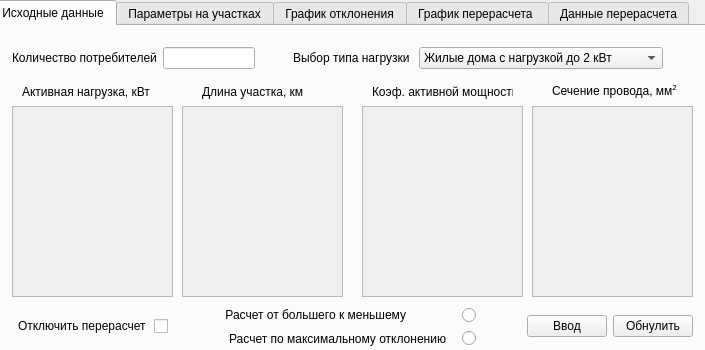
<?xml version="1.0" encoding="UTF-8"?>
<ui version="4.0">
 <class>MainWindow</class>
 <widget class="QMainWindow" name="MainWindow">
  <property name="geometry">
   <rect>
    <x>0</x>
    <y>0</y>
    <width>705</width>
    <height>350</height>
   </rect>
  </property>
  <property name="sizePolicy">
   <sizepolicy hsizetype="Fixed" vsizetype="Fixed">
    <horstretch>0</horstretch>
    <verstretch>0</verstretch>
   </sizepolicy>
  </property>
  <property name="minimumSize">
   <size>
    <width>705</width>
    <height>350</height>
   </size>
  </property>
  <property name="maximumSize">
   <size>
    <width>705</width>
    <height>350</height>
   </size>
  </property>
  <property name="windowTitle">
   <string>Расчет отклонения напряжения</string>
  </property>
  <widget class="QWidget" name="centralwidget">
   <widget class="QTabWidget" name="tabWidget">
    <property name="geometry">
     <rect>
      <x>-10</x>
      <y>0</y>
      <width>721</width>
      <height>401</height>
     </rect>
    </property>
    <property name="sizePolicy">
     <sizepolicy hsizetype="Maximum" vsizetype="Maximum">
      <horstretch>0</horstretch>
      <verstretch>0</verstretch>
     </sizepolicy>
    </property>
    <property name="currentIndex">
     <number>0</number>
    </property>
    <widget class="QWidget" name="tab">
     <attribute name="title">
      <string>Исходные данные</string>
     </attribute>
     <widget class="QScrollArea" name="scrollArea">
      <property name="geometry">
       <rect>
        <x>20</x>
        <y>80</y>
        <width>161</width>
        <height>191</height>
       </rect>
      </property>
      <property name="widgetResizable">
       <bool>true</bool>
      </property>
      <widget class="QWidget" name="scrollAreaWidgetContents">
       <property name="geometry">
        <rect>
         <x>0</x>
         <y>0</y>
         <width>159</width>
         <height>189</height>
        </rect>
       </property>
       <widget class="QWidget" name="verticalLayoutWidget">
        <property name="geometry">
         <rect>
          <x>0</x>
          <y>0</y>
          <width>161</width>
          <height>191</height>
         </rect>
        </property>
        <layout class="QVBoxLayout" name="verticalLayout"/>
       </widget>
      </widget>
     </widget>
     <widget class="QScrollArea" name="scrollArea_2">
      <property name="geometry">
       <rect>
        <x>190</x>
        <y>80</y>
        <width>161</width>
        <height>191</height>
       </rect>
      </property>
      <property name="widgetResizable">
       <bool>true</bool>
      </property>
      <widget class="QWidget" name="scrollAreaWidgetContents_2">
       <property name="geometry">
        <rect>
         <x>0</x>
         <y>0</y>
         <width>159</width>
         <height>189</height>
        </rect>
       </property>
       <widget class="QWidget" name="verticalLayoutWidget_2">
        <property name="geometry">
         <rect>
          <x>0</x>
          <y>0</y>
          <width>161</width>
          <height>191</height>
         </rect>
        </property>
        <layout class="QVBoxLayout" name="verticalLayout_2"/>
       </widget>
      </widget>
     </widget>
     <widget class="QScrollArea" name="scrollArea_3">
      <property name="geometry">
       <rect>
        <x>370</x>
        <y>80</y>
        <width>161</width>
        <height>191</height>
       </rect>
      </property>
      <property name="widgetResizable">
       <bool>true</bool>
      </property>
      <widget class="QWidget" name="scrollAreaWidgetContents_3">
       <property name="geometry">
        <rect>
         <x>0</x>
         <y>0</y>
         <width>159</width>
         <height>189</height>
        </rect>
       </property>
       <widget class="QWidget" name="verticalLayoutWidget_3">
        <property name="geometry">
         <rect>
          <x>0</x>
          <y>0</y>
          <width>161</width>
          <height>191</height>
         </rect>
        </property>
        <layout class="QVBoxLayout" name="verticalLayout_3"/>
       </widget>
      </widget>
     </widget>
     <widget class="QScrollArea" name="scrollArea_4">
      <property name="geometry">
       <rect>
        <x>540</x>
        <y>80</y>
        <width>161</width>
        <height>191</height>
       </rect>
      </property>
      <property name="widgetResizable">
       <bool>true</bool>
      </property>
      <widget class="QWidget" name="scrollAreaWidgetContents_4">
       <property name="geometry">
        <rect>
         <x>0</x>
         <y>0</y>
         <width>159</width>
         <height>189</height>
        </rect>
       </property>
       <widget class="QWidget" name="verticalLayoutWidget_4">
        <property name="geometry">
         <rect>
          <x>0</x>
          <y>0</y>
          <width>609</width>
          <height>191</height>
         </rect>
        </property>
        <layout class="QVBoxLayout" name="verticalLayout_4"/>
       </widget>
      </widget>
     </widget>
     <widget class="QLabel" name="label_2">
      <property name="geometry">
       <rect>
        <x>30</x>
        <y>55</y>
        <width>141</width>
        <height>21</height>
       </rect>
      </property>
      <property name="text">
       <string>Активная нагрузка, кВт</string>
      </property>
     </widget>
     <widget class="QLabel" name="label_3">
      <property name="geometry">
       <rect>
        <x>210</x>
        <y>55</y>
        <width>101</width>
        <height>21</height>
       </rect>
      </property>
      <property name="text">
       <string>Длина участка, км</string>
      </property>
     </widget>
     <widget class="QLabel" name="label_4">
      <property name="geometry">
       <rect>
        <x>380</x>
        <y>50</y>
        <width>141</width>
        <height>31</height>
       </rect>
      </property>
      <property name="text">
       <string>Коэф. активной мощности</string>
      </property>
     </widget>
     <widget class="QLabel" name="label_5">
      <property name="geometry">
       <rect>
        <x>560</x>
        <y>50</y>
        <width>131</width>
        <height>31</height>
       </rect>
      </property>
      <property name="text">
       <string>&lt;html&gt;&lt;head/&gt;&lt;body&gt;&lt;p&gt;Сечение провода, мм&lt;span style=&quot; vertical-align:super;&quot;&gt;2&lt;/span&gt;&lt;/p&gt;&lt;/body&gt;&lt;/html&gt;</string>
      </property>
     </widget>
     <widget class="QWidget" name="layoutWidget">
      <property name="geometry">
       <rect>
        <x>20</x>
        <y>20</y>
        <width>651</width>
        <height>24</height>
       </rect>
      </property>
      <layout class="QHBoxLayout" name="horizontalLayout">
       <item>
        <widget class="QLabel" name="label">
         <property name="text">
          <string>Количество потребителей</string>
         </property>
        </widget>
       </item>
       <item>
        <widget class="QLineEdit" name="lineEdit">
         <property name="maximumSize">
          <size>
           <width>100</width>
           <height>16777215</height>
          </size>
         </property>
        </widget>
       </item>
       <item>
        <spacer name="horizontalSpacer_2">
         <property name="orientation">
          <enum>Qt::Horizontal</enum>
         </property>
         <property name="sizeHint" stdset="0">
          <size>
           <width>40</width>
           <height>20</height>
          </size>
         </property>
        </spacer>
       </item>
       <item>
        <widget class="QLabel" name="label_6">
         <property name="sizePolicy">
          <sizepolicy hsizetype="Fixed" vsizetype="Preferred">
           <horstretch>0</horstretch>
           <verstretch>0</verstretch>
          </sizepolicy>
         </property>
         <property name="minimumSize">
          <size>
           <width>120</width>
           <height>0</height>
          </size>
         </property>
         <property name="text">
          <string>Выбор типа нагрузки</string>
         </property>
        </widget>
       </item>
       <item>
        <widget class="QComboBox" name="comboBox">
         <property name="sizePolicy">
          <sizepolicy hsizetype="Expanding" vsizetype="Fixed">
           <horstretch>0</horstretch>
           <verstretch>0</verstretch>
          </sizepolicy>
         </property>
         <item>
          <property name="text">
           <string>Жилые дома с нагрузкой до 2 кВт</string>
          </property>
         </item>
         <item>
          <property name="text">
           <string>Жилые дома с нагрузкой свыше 2 кВт</string>
          </property>
         </item>
         <item>
          <property name="text">
           <string>Жилые дома с электроплитами</string>
          </property>
         </item>
         <item>
          <property name="text">
           <string>Производственные потребители</string>
          </property>
         </item>
        </widget>
       </item>
      </layout>
     </widget>
     <widget class="QWidget" name="layoutWidget">
      <property name="geometry">
       <rect>
        <x>20</x>
        <y>280</y>
        <width>681</width>
        <height>41</height>
       </rect>
      </property>
      <layout class="QHBoxLayout" name="horizontalLayout_2">
       <property name="sizeConstraint">
        <enum>QLayout::SetDefaultConstraint</enum>
       </property>
       <item>
        <widget class="QCheckBox" name="checkBox">
         <property name="layoutDirection">
          <enum>Qt::RightToLeft</enum>
         </property>
         <property name="text">
          <string>Отключить перерасчет </string>
         </property>
        </widget>
       </item>
       <item>
        <spacer name="horizontalSpacer">
         <property name="orientation">
          <enum>Qt::Horizontal</enum>
         </property>
         <property name="sizeType">
          <enum>QSizePolicy::Expanding</enum>
         </property>
         <property name="sizeHint" stdset="0">
          <size>
           <width>20</width>
           <height>20</height>
          </size>
         </property>
        </spacer>
       </item>
       <item>
        <layout class="QVBoxLayout" name="verticalLayout_16">
         <item>
          <widget class="QRadioButton" name="radioButton">
           <property name="layoutDirection">
            <enum>Qt::RightToLeft</enum>
           </property>
           <property name="text">
            <string>Расчет от большего к меньшему               </string>
           </property>
          </widget>
         </item>
         <item>
          <widget class="QRadioButton" name="radioButton_2">
           <property name="layoutDirection">
            <enum>Qt::RightToLeft</enum>
           </property>
           <property name="text">
            <string>Расчет по максимальному отклонению   </string>
           </property>
          </widget>
         </item>
        </layout>
       </item>
       <item>
        <spacer name="horizontalSpacer_3">
         <property name="orientation">
          <enum>Qt::Horizontal</enum>
         </property>
         <property name="sizeHint" stdset="0">
          <size>
           <width>40</width>
           <height>20</height>
          </size>
         </property>
        </spacer>
       </item>
       <item>
        <widget class="QPushButton" name="pushButton_2">
         <property name="text">
          <string>Ввод</string>
         </property>
        </widget>
       </item>
       <item>
        <widget class="QPushButton" name="pushButton">
         <property name="text">
          <string>Обнулить</string>
         </property>
        </widget>
       </item>
      </layout>
     </widget>
    </widget>
    <widget class="QWidget" name="tab_2">
     <attribute name="title">
      <string>Параметры на участках</string>
     </attribute>
     <widget class="QScrollArea" name="scrollArea_5">
      <property name="geometry">
       <rect>
        <x>20</x>
        <y>30</y>
        <width>121</width>
        <height>281</height>
       </rect>
      </property>
      <property name="widgetResizable">
       <bool>true</bool>
      </property>
      <widget class="QWidget" name="scrollAreaWidgetContents_5">
       <property name="geometry">
        <rect>
         <x>0</x>
         <y>0</y>
         <width>119</width>
         <height>279</height>
        </rect>
       </property>
       <widget class="QWidget" name="verticalLayoutWidget_5">
        <property name="geometry">
         <rect>
          <x>0</x>
          <y>0</y>
          <width>121</width>
          <height>281</height>
         </rect>
        </property>
        <layout class="QVBoxLayout" name="verticalLayout_5"/>
       </widget>
      </widget>
     </widget>
     <widget class="QScrollArea" name="scrollArea_6">
      <property name="geometry">
       <rect>
        <x>150</x>
        <y>30</y>
        <width>121</width>
        <height>281</height>
       </rect>
      </property>
      <property name="widgetResizable">
       <bool>true</bool>
      </property>
      <widget class="QWidget" name="scrollAreaWidgetContents_6">
       <property name="geometry">
        <rect>
         <x>0</x>
         <y>0</y>
         <width>119</width>
         <height>279</height>
        </rect>
       </property>
       <widget class="QWidget" name="verticalLayoutWidget_6">
        <property name="geometry">
         <rect>
          <x>0</x>
          <y>0</y>
          <width>121</width>
          <height>281</height>
         </rect>
        </property>
        <layout class="QVBoxLayout" name="verticalLayout_6"/>
       </widget>
      </widget>
     </widget>
     <widget class="QLabel" name="label_7">
      <property name="geometry">
       <rect>
        <x>60</x>
        <y>10</y>
        <width>41</width>
        <height>16</height>
       </rect>
      </property>
      <property name="text">
       <string>P, кВт</string>
      </property>
     </widget>
     <widget class="QLabel" name="label_8">
      <property name="geometry">
       <rect>
        <x>190</x>
        <y>10</y>
        <width>41</width>
        <height>16</height>
       </rect>
      </property>
      <property name="text">
       <string>S, кВА</string>
      </property>
     </widget>
     <widget class="QScrollArea" name="scrollArea_7">
      <property name="geometry">
       <rect>
        <x>280</x>
        <y>30</y>
        <width>121</width>
        <height>281</height>
       </rect>
      </property>
      <property name="widgetResizable">
       <bool>true</bool>
      </property>
      <widget class="QWidget" name="scrollAreaWidgetContents_7">
       <property name="geometry">
        <rect>
         <x>0</x>
         <y>0</y>
         <width>119</width>
         <height>279</height>
        </rect>
       </property>
       <widget class="QWidget" name="verticalLayoutWidget_7">
        <property name="geometry">
         <rect>
          <x>0</x>
          <y>0</y>
          <width>121</width>
          <height>281</height>
         </rect>
        </property>
        <layout class="QVBoxLayout" name="verticalLayout_7"/>
       </widget>
      </widget>
     </widget>
     <widget class="QScrollArea" name="scrollArea_8">
      <property name="geometry">
       <rect>
        <x>430</x>
        <y>30</y>
        <width>141</width>
        <height>281</height>
       </rect>
      </property>
      <property name="widgetResizable">
       <bool>true</bool>
      </property>
      <widget class="QWidget" name="scrollAreaWidgetContents_8">
       <property name="geometry">
        <rect>
         <x>0</x>
         <y>0</y>
         <width>139</width>
         <height>279</height>
        </rect>
       </property>
       <widget class="QWidget" name="verticalLayoutWidget_8">
        <property name="geometry">
         <rect>
          <x>0</x>
          <y>0</y>
          <width>141</width>
          <height>281</height>
         </rect>
        </property>
        <layout class="QVBoxLayout" name="verticalLayout_8"/>
       </widget>
      </widget>
     </widget>
     <widget class="QLabel" name="label_9">
      <property name="geometry">
       <rect>
        <x>280</x>
        <y>10</y>
        <width>131</width>
        <height>16</height>
       </rect>
      </property>
      <property name="text">
       <string>Cos средневзвешенный</string>
      </property>
     </widget>
     <widget class="QLabel" name="label_10">
      <property name="geometry">
       <rect>
        <x>430</x>
        <y>10</y>
        <width>141</width>
        <height>16</height>
       </rect>
      </property>
      <property name="text">
       <string>Потеря напряжения, В(%)</string>
      </property>
     </widget>
     <widget class="QScrollArea" name="scrollArea_13">
      <property name="geometry">
       <rect>
        <x>580</x>
        <y>30</y>
        <width>120</width>
        <height>281</height>
       </rect>
      </property>
      <property name="widgetResizable">
       <bool>true</bool>
      </property>
      <widget class="QWidget" name="scrollAreaWidgetContents_13">
       <property name="geometry">
        <rect>
         <x>0</x>
         <y>0</y>
         <width>118</width>
         <height>279</height>
        </rect>
       </property>
       <widget class="QWidget" name="verticalLayoutWidget_13">
        <property name="geometry">
         <rect>
          <x>0</x>
          <y>0</y>
          <width>121</width>
          <height>281</height>
         </rect>
        </property>
        <layout class="QVBoxLayout" name="verticalLayout_13"/>
       </widget>
      </widget>
     </widget>
     <widget class="QLabel" name="label_15">
      <property name="geometry">
       <rect>
        <x>580</x>
        <y>10</y>
        <width>121</width>
        <height>16</height>
       </rect>
      </property>
      <property name="text">
       <string>Потеря суммарная, %</string>
      </property>
     </widget>
    </widget>
    <widget class="QWidget" name="tab_3">
     <attribute name="title">
      <string>График отклонения</string>
     </attribute>
     <widget class="QCustomPlot" name="widget" native="true">
      <property name="geometry">
       <rect>
        <x>10</x>
        <y>10</y>
        <width>701</width>
        <height>301</height>
       </rect>
      </property>
     </widget>
    </widget>
    <widget class="QWidget" name="tab_4">
     <attribute name="title">
      <string>График перерасчета </string>
     </attribute>
     <widget class="QCustomPlot" name="widget_2" native="true">
      <property name="geometry">
       <rect>
        <x>9</x>
        <y>9</y>
        <width>701</width>
        <height>301</height>
       </rect>
      </property>
     </widget>
    </widget>
    <widget class="QWidget" name="tab_5">
     <attribute name="title">
      <string>Данные перерасчета</string>
     </attribute>
     <widget class="QScrollArea" name="scrollArea_9">
      <property name="geometry">
       <rect>
        <x>30</x>
        <y>40</y>
        <width>151</width>
        <height>271</height>
       </rect>
      </property>
      <property name="widgetResizable">
       <bool>true</bool>
      </property>
      <widget class="QWidget" name="scrollAreaWidgetContents_9">
       <property name="geometry">
        <rect>
         <x>0</x>
         <y>0</y>
         <width>149</width>
         <height>269</height>
        </rect>
       </property>
       <widget class="QWidget" name="verticalLayoutWidget_9">
        <property name="geometry">
         <rect>
          <x>0</x>
          <y>0</y>
          <width>151</width>
          <height>271</height>
         </rect>
        </property>
        <layout class="QVBoxLayout" name="verticalLayout_9"/>
       </widget>
      </widget>
     </widget>
     <widget class="QScrollArea" name="scrollArea_10">
      <property name="geometry">
       <rect>
        <x>200</x>
        <y>40</y>
        <width>151</width>
        <height>271</height>
       </rect>
      </property>
      <property name="widgetResizable">
       <bool>true</bool>
      </property>
      <widget class="QWidget" name="scrollAreaWidgetContents_10">
       <property name="geometry">
        <rect>
         <x>0</x>
         <y>0</y>
         <width>149</width>
         <height>269</height>
        </rect>
       </property>
       <widget class="QWidget" name="verticalLayoutWidget_10">
        <property name="geometry">
         <rect>
          <x>0</x>
          <y>0</y>
          <width>151</width>
          <height>271</height>
         </rect>
        </property>
        <layout class="QVBoxLayout" name="verticalLayout_10"/>
       </widget>
      </widget>
     </widget>
     <widget class="QScrollArea" name="scrollArea_11">
      <property name="geometry">
       <rect>
        <x>370</x>
        <y>40</y>
        <width>151</width>
        <height>271</height>
       </rect>
      </property>
      <property name="widgetResizable">
       <bool>true</bool>
      </property>
      <widget class="QWidget" name="scrollAreaWidgetContents_11">
       <property name="geometry">
        <rect>
         <x>0</x>
         <y>0</y>
         <width>149</width>
         <height>269</height>
        </rect>
       </property>
       <widget class="QWidget" name="verticalLayoutWidget_11">
        <property name="geometry">
         <rect>
          <x>0</x>
          <y>0</y>
          <width>151</width>
          <height>271</height>
         </rect>
        </property>
        <layout class="QVBoxLayout" name="verticalLayout_11"/>
       </widget>
      </widget>
     </widget>
     <widget class="QLabel" name="label_11">
      <property name="geometry">
       <rect>
        <x>40</x>
        <y>10</y>
        <width>141</width>
        <height>21</height>
       </rect>
      </property>
      <property name="text">
       <string>&lt;html&gt;&lt;head/&gt;&lt;body&gt;&lt;p&gt;Сечение провода, мм&lt;span style=&quot; vertical-align:super;&quot;&gt;2&lt;/span&gt;&lt;/p&gt;&lt;/body&gt;&lt;/html&gt;</string>
      </property>
     </widget>
     <widget class="QLabel" name="label_12">
      <property name="geometry">
       <rect>
        <x>210</x>
        <y>10</y>
        <width>141</width>
        <height>21</height>
       </rect>
      </property>
      <property name="text">
       <string>Потеря напряжения, В</string>
      </property>
     </widget>
     <widget class="QLabel" name="label_13">
      <property name="geometry">
       <rect>
        <x>380</x>
        <y>10</y>
        <width>131</width>
        <height>21</height>
       </rect>
      </property>
      <property name="text">
       <string>Потеря напряжения, %</string>
      </property>
     </widget>
     <widget class="QScrollArea" name="scrollArea_12">
      <property name="geometry">
       <rect>
        <x>540</x>
        <y>40</y>
        <width>151</width>
        <height>271</height>
       </rect>
      </property>
      <property name="widgetResizable">
       <bool>true</bool>
      </property>
      <widget class="QWidget" name="scrollAreaWidgetContents_12">
       <property name="geometry">
        <rect>
         <x>0</x>
         <y>0</y>
         <width>149</width>
         <height>269</height>
        </rect>
       </property>
       <widget class="QWidget" name="verticalLayoutWidget_12">
        <property name="geometry">
         <rect>
          <x>0</x>
          <y>0</y>
          <width>151</width>
          <height>271</height>
         </rect>
        </property>
        <layout class="QVBoxLayout" name="verticalLayout_12"/>
       </widget>
      </widget>
     </widget>
     <widget class="QLabel" name="label_14">
      <property name="geometry">
       <rect>
        <x>550</x>
        <y>10</y>
        <width>141</width>
        <height>21</height>
       </rect>
      </property>
      <property name="text">
       <string>Потеря суммарная, %</string>
      </property>
     </widget>
    </widget>
   </widget>
   <widget class="QWidget" name="layoutWidget">
    <property name="geometry">
     <rect>
      <x>0</x>
      <y>0</y>
      <width>2</width>
      <height>2</height>
     </rect>
    </property>
    <layout class="QHBoxLayout" name="horizontalLayout_3"/>
   </widget>
  </widget>
 </widget>
 <customwidgets>
  <customwidget>
   <class>QCustomPlot</class>
   <extends>QWidget</extends>
   <header>qcustomplot.h</header>
   <container>1</container>
  </customwidget>
 </customwidgets>
 <tabstops>
  <tabstop>lineEdit</tabstop>
  <tabstop>comboBox</tabstop>
  <tabstop>scrollArea</tabstop>
  <tabstop>scrollArea_2</tabstop>
  <tabstop>scrollArea_3</tabstop>
  <tabstop>scrollArea_4</tabstop>
  <tabstop>checkBox</tabstop>
  <tabstop>pushButton_2</tabstop>
  <tabstop>pushButton</tabstop>
  <tabstop>scrollArea_5</tabstop>
  <tabstop>scrollArea_6</tabstop>
  <tabstop>scrollArea_7</tabstop>
  <tabstop>scrollArea_8</tabstop>
  <tabstop>scrollArea_13</tabstop>
  <tabstop>scrollArea_9</tabstop>
  <tabstop>scrollArea_10</tabstop>
  <tabstop>scrollArea_11</tabstop>
  <tabstop>scrollArea_12</tabstop>
  <tabstop>tabWidget</tabstop>
 </tabstops>
 <resources/>
 <connections/>
 <slots>
  <slot>slotInitData()</slot>
  <slot>slotDeleteLine()</slot>
 </slots>
</ui>
